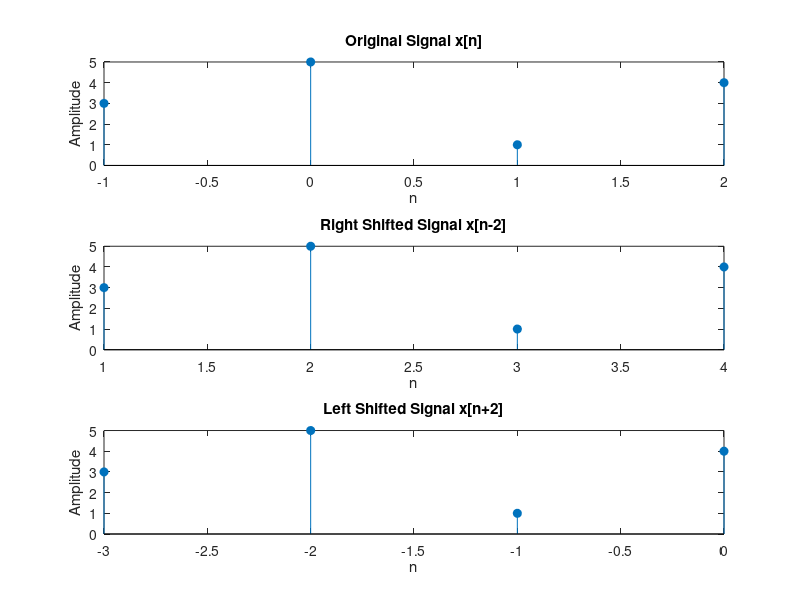

Recreate this plot in MATLAB.
% Signal Shifting
% Define the original discrete signal
x = [3 5 1 4];           % Original signal values
n = -1:2;                % Time index for x[n]

% Right Shift by 2 units
x_right = x;
n_right = n + 2;

% Left Shift by 2 units
x_left = x;
n_left = n - 2;

% Plot all signals
figure;

subplot(3,1,1);
stem(n, x, 'filled');
title('Original Signal x[n]');
xlabel('n'); 
ylabel('Amplitude');

subplot(3,1,2);
stem(n_right, x_right, 'filled');
title('Right Shifted Signal x[n-2]');
xlabel('n'); 
ylabel('Amplitude');

subplot(3,1,3);
stem(n_left, x_left, 'filled');
title('Left Shifted Signal x[n+2]');
xlabel('n'); 
ylabel('Amplitude');
